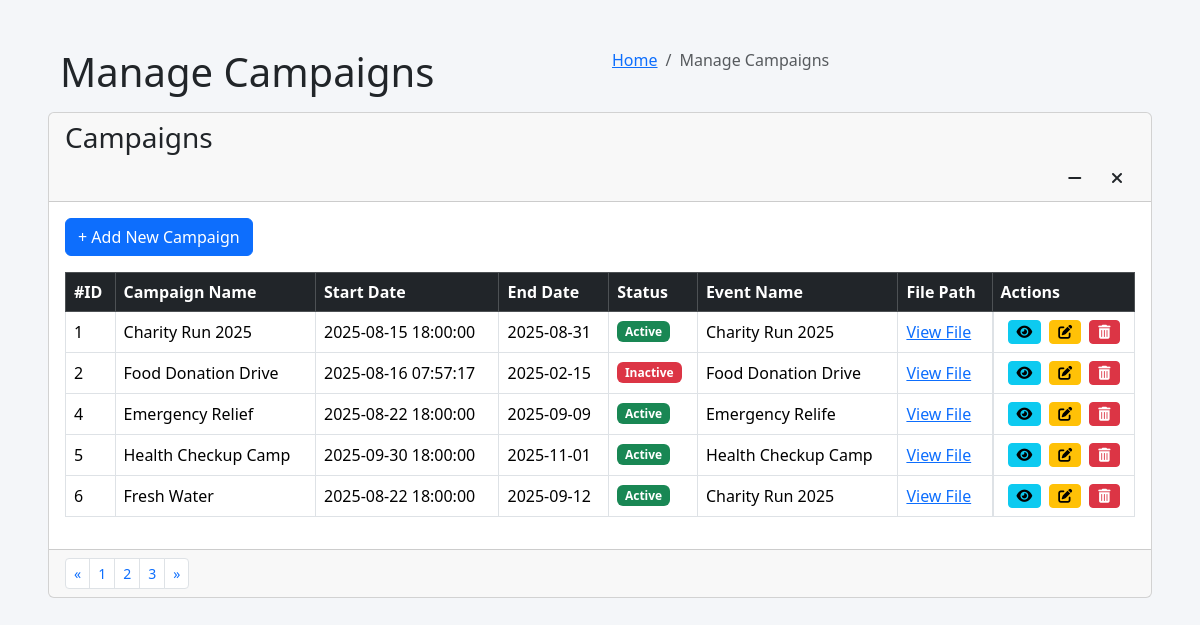
The page /pages/admin/campaigns/manage_campaigns.php on the database as committed earlier.
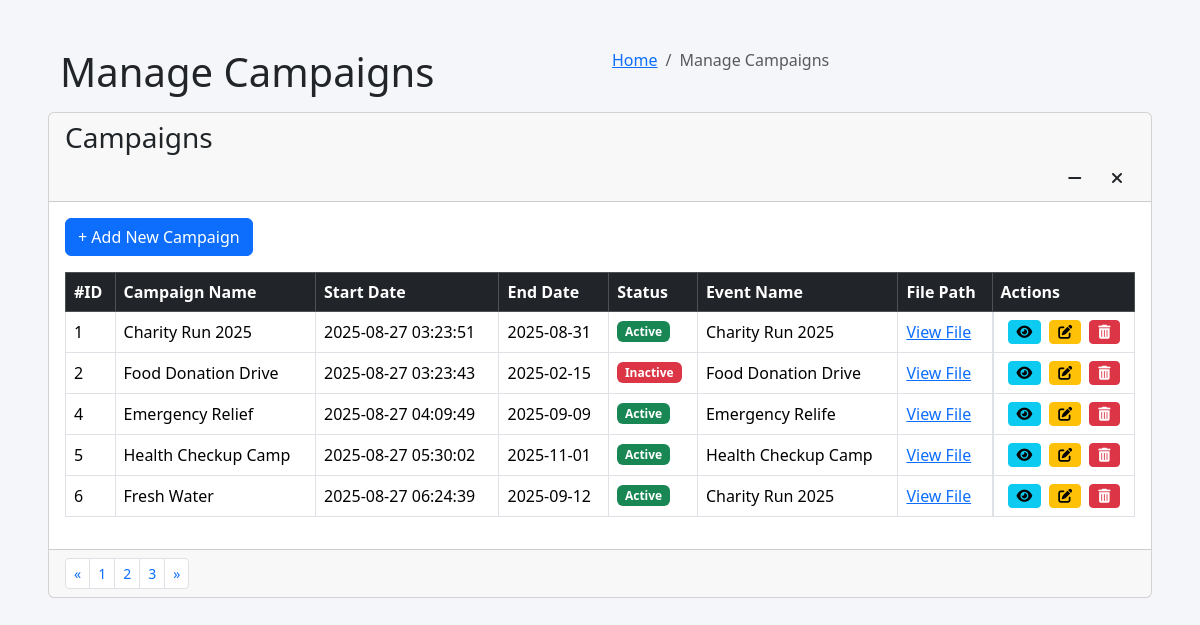
The same page on the database as committed later.
### tables this page shows
CREATE TABLE `campaigns` (
  `id` int(11) NOT NULL,
  `name` varchar(255) NOT NULL,
  `descriptions` varchar(400) NOT NULL,
  `goal_amount` int(11) DEFAULT NULL,
  `total_raised` int(11) NOT NULL,
  `start_date` timestamp NOT NULL DEFAULT current_timestamp() ON UPDATE current_timestamp(),
  `end_date` date DEFAULT NULL,
  `status` enum('Active','Inactive') NOT NULL DEFAULT 'Active',
  `event_id` int(11) DEFAULT NULL,
  `file_path` varchar(255) NOT NULL
);

CREATE TABLE `events` (
  `id` int(11) NOT NULL,
  `name` varchar(255) NOT NULL,
  `location` varchar(255) DEFAULT NULL,
  `descriptons` varchar(255) NOT NULL,
  `date` timestamp NOT NULL DEFAULT current_timestamp() ON UPDATE current_timestamp(),
  `image_url` varchar(255) NOT NULL,
  `status` enum('Active','Inactive') NOT NULL DEFAULT 'Active'
);

### pages/admin/campaigns/manage_campaigns.php (the view, shortened to what the changed rows need)
<?php
include('config.php');
$campaignsTable = "campaigns";
$eventsTable = "events";
?>
<!DOCTYPE ahtml>
<html lang="en">
<head>
    <link href="https://cdn.jsdelivr.net/npm/bootstrap@5.3.3/dist/css/bootstrap.min.css" rel="stylesheet" xintegrity="sha384-QWTKZyjpPEjISv5WaRU9OFeRpok6YctnYmDr5pNlyT2bRjXh0JMhjY6hW+ALEwIH">
    <link href="https://cdnjs.cloudflare.com/ajax/libs/font-awesome/6.0.0-beta3/css/all.min.css" rel="stylesheet">
</head>
<body>
<div class="container-fluid p-5">
    <section class="content-header">
        <div class="container-fluid">
            <div class="row mb-2">
                <div class="col-sm-6">
                    <h1>Manage Campaigns</h1>
                </div>
            </div>
        </div>
    </section>
    <section class="content">
        <div class="card">
            <div class="card-body">
                <div class="table-responsive">
                    <table class="table table-bordered table-hover align-middle">
                        <thead class="table-dark">
                            <tr>
                                <th>#ID</th>
                                <th>Campaign Name</th>
                                <th>Start Date</th>
                                <th>End Date</th>
                                <th>Status</th>
                                <th>Event Name</th>
                                <th>File Path</th>
                                <th>Actions</th>
                            </tr>
                        </thead>
                        <tbody id="campaignTableBody">
                            <?php
                            if ($dms->connect_error) {
                                echo "<tr><td colspan='8' class='text-center text-danger'>Connection failed: " . $dms->connect_error . "</td></tr>";
                            } else {
                                $sql = "SELECT c.id, c.name, c.start_date, c.end_date, c.status, c.file_path, e.name AS event_name, c.event_id
                                        FROM $campaignsTable AS c
                                        LEFT JOIN $eventsTable AS e ON c.event_id = e.id";
                                $campaigns = $dms->query($sql);
                                if (!$campaigns) {
                                    echo "<tr><td colspan='8' class='text-center text-danger'>Query failed: " . $dms->error . "</td></tr>";
                                } else if ($campaigns->num_rows > 0) {
                                    while ($row = $campaigns->fetch_assoc()) {
                                        $statusMap = ['Active' => 'success', 'Inactive' => 'danger'];
                                        $badgeClass = $statusMap[$row['status']] ?? 'primary';
                                        $statusBadge = "<span class='badge bg-{$badgeClass}'>{$row['status']}</span>";
                                        $eventName = $row['event_name'] ?? 'N/A';
                                        $filePath = htmlspecialchars($row['file_path'] ?? 'N/A');
                                        $filePathLink = ($filePath !== 'N/A') ? "<a href='{$filePath}' target='_blank'>View File</a>" : "N/A";
                                        echo "<tr>
                                            <td>{$row['id']}</td>
                                            <td>{$row['name']}</td>
                                            <td>{$row['start_date']}</td>
                                            <td>{$row['end_date']}</td>
                                            <td>{$statusBadge}</td>
                                            <td>{$eventName}</td>
                                            <td>{$filePathLink}</td>
                                            <td class='d-flex justify-content-center align-items-center'>
                                                <button type='button' class='btn btn-info btn-sm view-btn me-2' data-bs-toggle='modal' data-bs-target='#viewCampaignModal'
                                                    data-id='{$row['id']}'
                                                    data-name='{$row['name']}'
                                                    data-start='{$row['start_date']}'
                                                    data-end='{$row['end_date']}'
                                                    data-status='{$row['status']}'
                                                    data-event-name='{$eventName}'
                                                    data-file-path='{$filePath}'
                                                    title='View Campaign'>
                                                    <i class='fas fa-eye'></i>
                                                </button>
                                                <button type='button' class='btn btn-warning btn-sm edit-btn me-2' data-bs-toggle='modal' data-bs-target='#campaignModal'
                                                    data-id='{$row['id']}'
                                                    data-name='{$row['name']}'
                                                    data-start='{$row['start_date']}'
                                                    data-end='{$row['end_date']}'
                                                    data-status='{$row['status']}'
                                                    data-event-id='{$row['event_id']}'
                                                    data-file-path='{$filePath}'
                                                    title='Edit Campaign'>
                                                    <i class='fas fa-edit'></i>
                                                </button>
                                                <button type='button' class='btn btn-danger btn-sm delete-btn' data-bs-toggle='modal' data-bs-target='#deleteConfirmModal' data-id='{$row['id']}' title='Delete Campaign'>
                                                    <i class='fas fa-trash-alt'></i>
                                                </button>
                                            </td>
                                        </tr>";
                                    }
                                } else {
                                    echo "<tr><td colspan='8' class='text-center'>No campaigns found.</td></tr>";
                                }
                            }
                            ?>
                        </tbody>
                    </table>
                </div>
            </div>
        </div>
    </section>
</div>
</body>
</html>

Rows that differ between the two databases and show on the page:
changed campaigns id 1: start_date "2025-08-15 18:00:00" → "2025-08-27 03:23:51"
changed campaigns "Food Donation Drive": start_date "2025-08-16 07:57:17" → "2025-08-27 03:23:43"
changed campaigns "Emergency Relief": start_date "2025-08-22 18:00:00" → "2025-08-27 04:09:49"
changed campaigns "Health Checkup Camp": start_date "2025-09-30 18:00:00" → "2025-08-27 05:30:02"
changed campaigns "Fresh Water": start_date "2025-08-22 18:00:00" → "2025-08-27 06:24:39"
